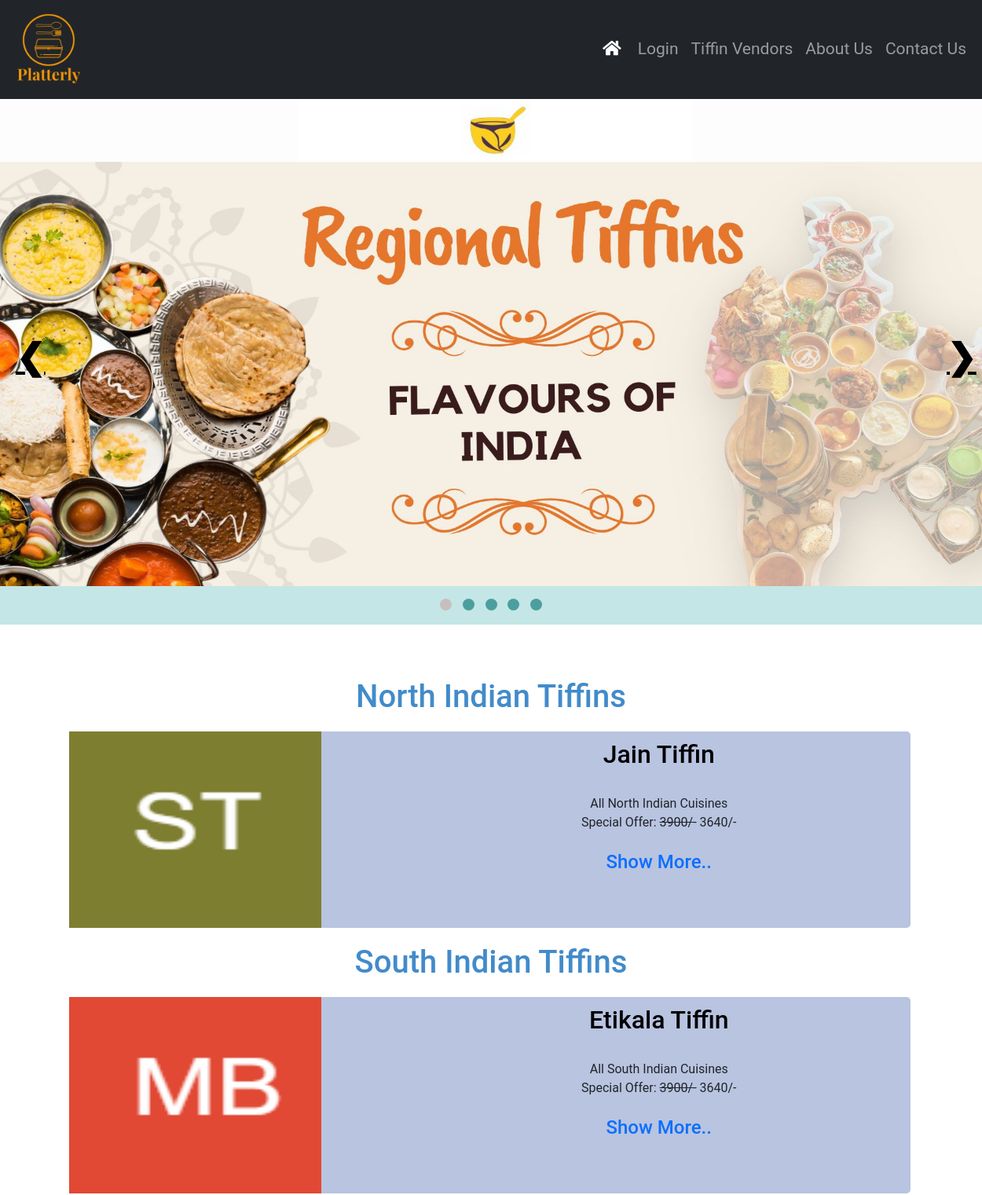
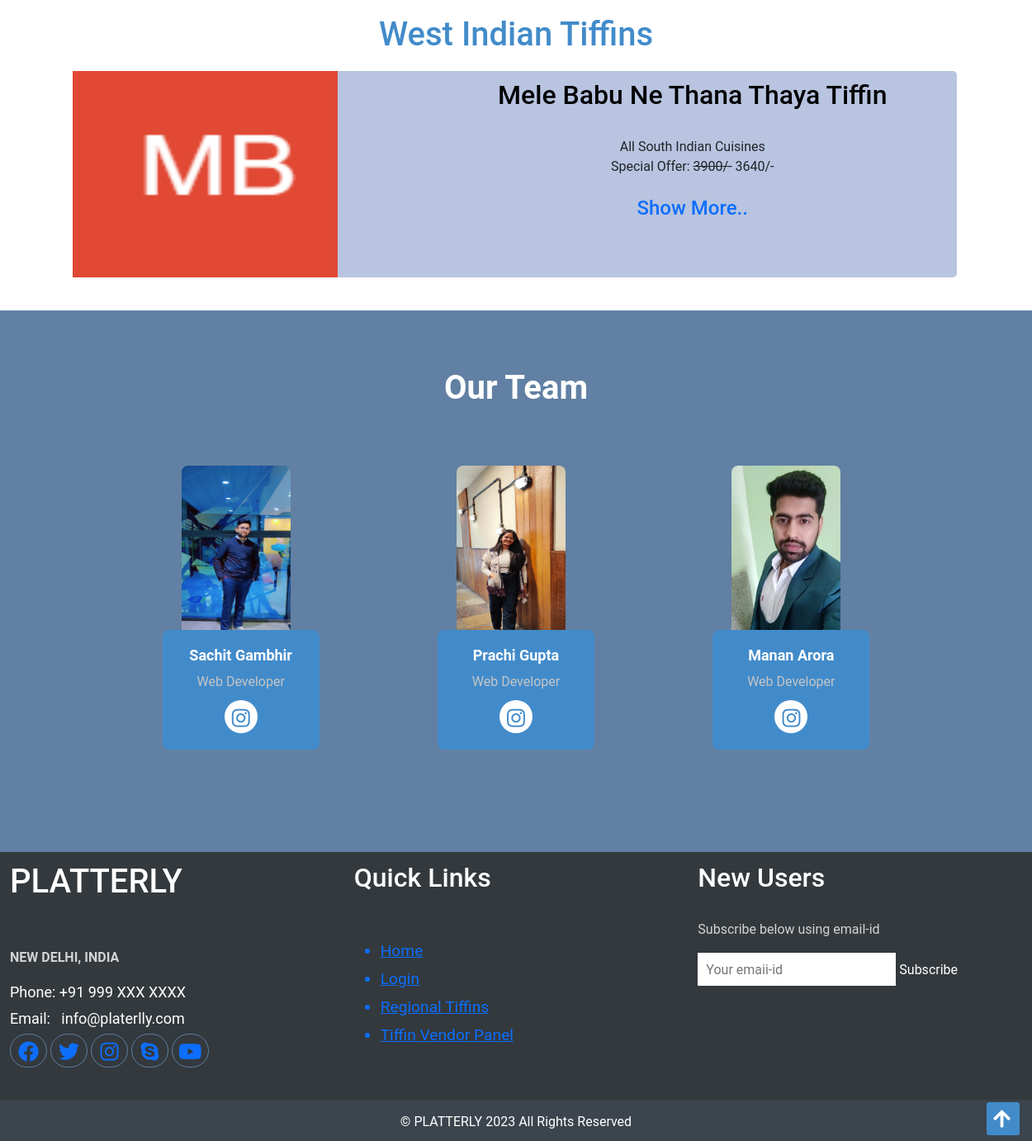
The page / on the database its author committed (2 pictures, top to bottom).
### tables this page shows
CREATE TABLE `vendors` (
  `V_id` int(100) NOT NULL,
  `V_ip` varchar(255) NOT NULL,
  `V_name` varchar(255) NOT NULL,
  `V_logo` text NOT NULL,
  `V_regional` text NOT NULL,
  `V_email` varchar(100) NOT NULL,
  `V_pass` varchar(100) NOT NULL,
  `V_addrs` varchar(200) NOT NULL,
  `V_distrt` text NOT NULL,
  `V_contact` bigint(20) NOT NULL
);

### functions/functions.php (the view, shortened to what this page needs)
<?php
$con = mysqli_connect("localhost:3308","root",'',"platterly");
function getNvendor() {
	global $con;
	$get_nvend = "select * from vendors where V_regional='North Indian' order by RAND() LIMIT 1";
	$run_nvend = mysqli_query($con, $get_nvend);
	while($row_nvend = mysqli_fetch_array($run_nvend)) {
		$nv_name = $row_nvend ['V_name'];
		$nv_image = $row_nvend['V_logo'];
		echo"
		<img  src='images/$nv_image' class='box-4'>
		<div class='post-preview'>
		<h2 class='single.html'style='color: black; text-align:center;'>$nv_name</a></h2><br>
		<p class='preview-text'>
		 All North Indian Cuisines <br>
		 Special Offer: <s>3900/-</s> 3640/-<br><br>
		 <button style='border:none; background:none;'><h4><a href='northvendors.php' style='text-decoration:none;'>Show More..</h4></a></button>
		</p>
		</div>
			";
	}
}
function getSvendor() {
	global $con;
	$get_svend = "select * from vendors where V_regional='South Indian' order by RAND() LIMIT 1";
	$run_svend = mysqli_query($con, $get_svend);
	while($row_svend = mysqli_fetch_array($run_svend)) {
		$sv_name = $row_svend ['V_name'];
		$sv_logo = $row_svend['V_logo'];
		echo"
		<img  src='images/$sv_logo' class='box-4' >
		<div class='post-preview'>
		<h2 class='single.html'style='color: black; text-align:center;'>$sv_name</a></h2><br>
		<p class='preview-text'>
		 All South Indian Cuisines <br>
		 Special Offer: <s>3900/-</s> 3640/-<br><br>
		 <button style='border:none; background:none;'><h4><a href='southvendors.php' style='text-decoration:none;'>Show More..</h4></a></button>
		</p>
		</div>
			";
	}
}
function getWvendor() {
	global $con;
	$get_wvend = "select * from vendors where V_regional='West Indian' order by RAND() LIMIT 1";
	$run_wvend = mysqli_query($con, $get_wvend);
	while($row_wvend = mysqli_fetch_array($run_wvend)) {
		$wv_name = $row_wvend ['V_name'];
		$wv_logo = $row_wvend['V_logo'];
		echo"
		<img  src='images/$wv_logo' class='box-4'>
		<div class='post-preview'>
		<h2 class='single.html'style='color: black; text-align:center;'>$wv_name</a></h2><br>
		<p class='preview-text'>
		 All South Indian Cuisines<br>
		 Special Offer: <s>3900/-</s> 3640/-<br><br>
		 <button style='border:none; background:none;'><h4><a href='westvendors.php' style='text-decoration:none;'>Show More..</h4></a></button>
		</p>
		</div>
			";
		}
}
?>

### css/homepage.css (style rules this page uses)
* { margin: 0; padding: 0; font-family: 'Roboto'; box-sizing: border-box; }
body { padding: 0px; margin: 0px; background: white; }
a { text-decoration: none; color: white; }
img { vertical-align: middle; padding: 0; width: 100%; height: calc(75vh - 60px); background-size: cover; background-position: top right; background-repeat: no-repeat; overflow: hidden; }
.content .main-content .post1 .post-preview { width: 60%; padding: 10px; float: right; }
.content .main-content .post1 .box-4 { width: 30%; height:250px; margin-left:-112px; }
.footer .footer-content h1, h2 { color: white; text-align: left; }

### rows shown on the page
vendors: V_logo (picture), V_name "Jain Tiffin"
vendors: V_logo (picture), V_name "Etikala Tiffin"
vendors: V_logo (picture), V_name "Mele Babu Ne Thana Thaya Tiffin"
